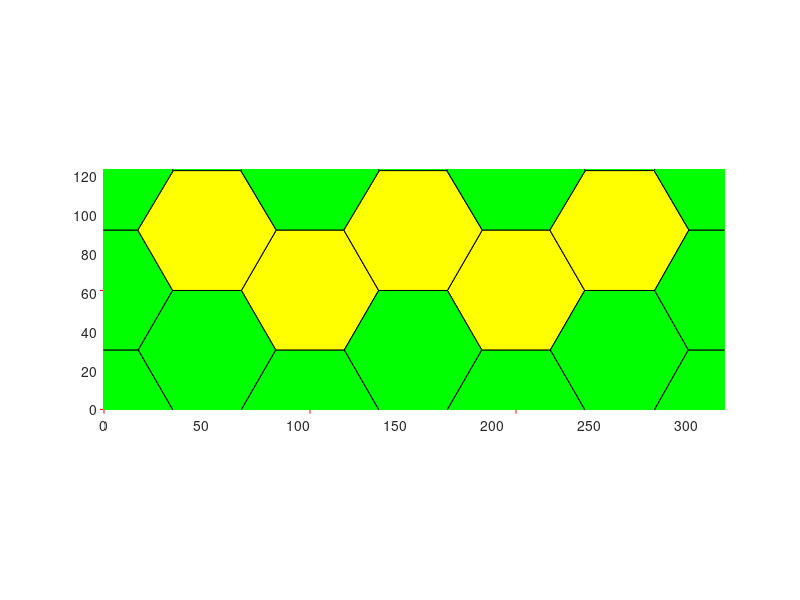

The MATLAB source for this figure:
%%%%%%%%%%%%%%%%%%%%%%%%%%%%%%%%%%%%%%%%%%%%%%%%%%%%%%%%%%%%%%%%%%%%%%%%%%%
% This script produces a txt file with the initial conditions needed to run the 
% vertex model cpp exicutable. The Global values are set by the user. The
% cell positions are a honeycomb tilling of the plane. The resulting txt file
% contians all the global parameter values and cell, edge, and vertex
% locatons and neighbors. 
%
% To use this file specify the name of the output txt file and the number
% of cells you would like in your tissue. You may wish to modify some
% global parameters to fit your needs. 
%%%%%%%%%%%%%%%%%%%%%%%%%%%%%%%%%%%%%%%%%%%%%%%%%%%%%%%%%%%%%%%%%%%%%%%%%%%
clear

%% Inputs needed
INITIALSTEPSIZE = 0.0001;    %Initial stepsize for the numberic integrator 
nomfichier=strcat('my_tissue_backtrack_fix_stifftest','.txt');  %the file name
n=3;                       %1/2 of the Cells per row
m=2;                       %Cells per collumn 
r=89542;                    %Seed for the random number generators

%% Global Parameters 
GAMMA =10;                  %Tension on an edge
l= sqrt(2) * 25;            %Average edge length    
t0 = 1;                     %Standard unit of time 
RLXLY = 1;                  %Ratio of LX to LY (used to make rectangular boxes) 
Ratio = 0.3;                %ratio of pressure to tension forces (standard value 0.3)
Ralpha=1000000000000000000000000000;                   %Ralpha=10 means the box evolves 10 times slower then the vertices
TOTALTIME =	80;             %How long to run the simulation 
CURRENTTIME = 0.0;          %The initial time
TIMEINTERVAL =	0.1;        %How often to output the current configuration of the tissue
%INITIALSTEPSIZE = 0.002;    %Initial stepsize for the numberic integrator 
error_tolerance_absolute_mechanical = 0.01;  %Error tolerence for use with the adaptive stepsize integrators 
LX=n*3*l +1;
LY=m*sqrt(3)*l+1; 
NCells=n*m*2;
A0 = 4033.1139     ;                    %LX*LY/NCells;                   %Cells want to have area A0 if box size can change
%Here, I'm making a strain test for the hexagonal lattice by calculating
%what the preferred area should be for the initial area of all the cells to
% the equilibrium area.
MINAREA = A0/100;                    %Minimum allowed cell area (smaller cells will be removed)
MINLENGTH =	l/40;                    %Minimum edge length (smaller edges will be merged to form a fourfold vertex
NEWEDGELENGTH =	l/20;                %Length of a new edge created in the T1 process
% K = Ratio * GAMMA / l^3 ;           %for pressure=K(A-A0)
K = Ratio * 10 * GAMMA / l;          %for pressure=K(1-A/A0)
Alpha_M = GAMMA*t0/l;                % Drag coefficent
TISSUE_ALPHA = 10000000000000000000000000000000 * Alpha_M;%10000000*Ralpha*Alpha_M;       % How fast the box size updates relative to the vertex motion
TISSUE_EXT_STRESS_Y = 0;             % External Stress on the tissue (positive values expancile) 
TISSUE_EXT_STRESS_X = 0;
P0 = 3.722 * sqrt(A0);
LAMBDA = K / 0.05; % mimics Manning Model 
VERBOSEON = 1; %boolean, tells code to output extra data for cells and edges when true
equilibriumtolerance = 0.000000000000000000001;

%% Create the Hexagonal tillining 
SEED = r;
rng(SEED); 
f2=figure();
offset=0;%0.01*l; 
Points1=zeros(NCells,2); 
k=1; 
strainx = 0 ;%.5;

%Grid One
for i=0:n-1
    for j=0:m-1
        Points1(k,:)=[(3*i*l +rand()*offset)*(1 +strainx) ,sqrt(3)*j*l+rand()*offset]; 
        k=k+1; 
    end
end
% Grid two

for i=0:n-1
    for j=0:m-1
        Points1(k,:)=[((3*i+3/2)*l +rand()*offset)* (1 + strainx) , (sqrt(3)*j+sqrt(3)/2)*l+rand()*offset]; 
        k=k+1; 
    end
end

LX = LX * (1 + strainx);
Pointsa=Points1+[LX *ones(NCells,1) LY*zeros(NCells,1)];
Pointsb=Points1-[LX*zeros(NCells,1) LY*ones(NCells,1)];
Pointsc=Points1-[LX*ones(NCells,1) LY*zeros(NCells,1)];
Pointsd=Points1+[LX*zeros(NCells,1) LY*ones(NCells,1)];
Pointse=Points1+[LX*ones(NCells,1) LY*ones(NCells,1)];
Pointsf=Points1+[LX*ones(NCells,1) -LY*ones(NCells,1)];
Pointsg=Points1+[-LX*ones(NCells,1) LY*ones(NCells,1)];
Pointsh=Points1+[-LX*ones(NCells,1) -LY*ones(NCells,1)];
Pointst=[Points1; Pointsa; Pointsb; Pointsc; Pointsd; Pointse; Pointsf; Pointsg; Pointsh];
[v,c]=voronoin(Pointst); 


%% Plot a Representation of the result
set(0,'CurrentFigure',f2);
plot(Points1(:,1),Points1(:,2),'r+');
for i = 1:length(c) 
    %ca are the cells that are in the interior only
    IN=(all(v(c{i},1)>0)&all(v(c{i},1)<LX)&all(v(c{i},2)>0)&all(v(c{i},2)<LY));
    %ca have cells that are at the border
    IN2=(any(v(c{i},1)>0)&any(v(c{i},1)<LX)&any(v(c{i},2)>0)&any(v(c{i},2)<LY))&(~IN);
    if (all(c{i}~=1)&&IN)  
    set(0,'CurrentFigure',f2)
    patch(v(c{i},1),v(c{i},2),'y'); % use color yellow.
    end
    % cells crossing the border
    if (all(c{i}~=1)&&(IN2))  
    set(0,'CurrentFigure',f2)
    patch(v(c{i},1),v(c{i},2),'g'); % use color green.
    end
end
set(0,'CurrentFigure',f2)
axis equal
xlim([0 LX]);
ylim([0 LY]);


for i = 1:length(c)
   INGLOBAL=any((v(c{i},1)>0)&v(c{i},1)<LX&v(c{i},2)>0&v(c{i},2)<LY);
   if INGLOBAL
       ListVertex=c{i};
       area=0;
       for k=1:length(c{i})
           kplus=mod(k,length(c{i}))+1;
           area=area+v(c{i}(k),1)*v(c{i}(kplus),2)-v(c{i}(kplus),1)*v(c{i}(k),2);
       end
       if(area<0) c{i}=fliplr(c{i}); end
   end
end

%% Export to a txt file
fid=fopen(nomfichier,'wt');
fprintf(fid, 'Voronoi Tesselation Data: \n');
fprintf(fid, 'NumbCells %d \t rng %d \n', NCells, r);
fprintf(fid, 'ratio pressure to tension\t%f\n', Ratio);
fprintf(fid, 'Global:\n');
fprintf(fid, 'LX\t%f\nLY\t%f\n', LX, LY);
fprintf(fid, 'A0\t%f\n', A0);
fprintf(fid, 'SEED\t%d\n', SEED);
fprintf(fid, 'TIMEINTERVAL\t%f\n', TIMEINTERVAL);
fprintf(fid, 'MINAREA\t%f\n', MINAREA);
fprintf(fid, 'MINLENGTH\t%f\n', MINLENGTH);
fprintf(fid, 'NEWEDGELENGTH\t%f\n', NEWEDGELENGTH);
fprintf(fid, 'K\t%f\n', K);
fprintf(fid, 'GAMMA\t%f\n', GAMMA);
fprintf(fid, 'LAMBDA\t%f\n', LAMBDA);
fprintf(fid, 'P0\t%f\n', P0);
fprintf(fid, 'TOTALTIME\t%f\n', TOTALTIME);
fprintf(fid, 'CURRENTTIME\t%f\n', CURRENTTIME);
fprintf(fid, 'VERBOSEON\t%d\n', VERBOSEON);
fprintf(fid, 'INITIALSTEPSIZE\t%f\n', INITIALSTEPSIZE);
fprintf(fid, 'error_tolerance_absolute_mechanical\t%f\n', error_tolerance_absolute_mechanical);
fprintf(fid, 'TISSUE_ALPHA\t%f\n', TISSUE_ALPHA);
fprintf(fid, 'ALPHAM\t%f\n', Alpha_M);
fprintf(fid, 'TISSUE_EXT_STRESS_X\t%f\n', TISSUE_EXT_STRESS_X);
fprintf(fid, 'TISSUE_EXT_STRESS_Y\t%f\n', TISSUE_EXT_STRESS_Y);
fprintf(fid, 'equilibriumtolerance\t%d\n', equilibriumtolerance);

fprintf(fid, 'endGlobal\n'); 
fprintf(fid, 'Vertices\n');
fprintf(fid, 'id\tx\ty\n');

NbVertex=0;
CentralVertices=zeros(length(v),2);
for i = 2:length(v)   % v(1) is always a point at infinity, so skip (NOTED ADDED BY DKL 7/5/10)
    % the vertices don't necessarily have to be in order because the code
    % will skip over vertices that are outside of the window of interest
    % (NOTE ADDED BY ABM 10/14/23
   if(v(i,1)>0&&v(i,1)<LX&&v(i,2)>0&&v(i,2)<LY)
       fprintf(fid,'%d',i); 
       fprintf(fid,'\t %2.4f',v(i,1));
       fprintf(fid,'\t %2.4f',v(i,2));
       fprintf(fid,'\n');
       NbVertex=NbVertex+1;
       CentralVertices(NbVertex,1)=v(i,1);
       CentralVertices(NbVertex,2)=v(i,2);
   end
end

CentralVertices=CentralVertices(1:NbVertex,1:2);
EqVertex=zeros(NbVertex,1);

for i = 2:length(v)
   vcorrige=zeros(1,2);
   vtest=v(i,:);

   if (vtest(1)>0&&vtest(1)<LX&&vtest(2)>0&&vtest(2)<LY) vcorrige=vtest;end
   vtest=v(i,:)-LX*[1 0];
   if (vtest(1)>0&&vtest(1)<LX&&vtest(2)>0&&vtest(2)<LY) vcorrige=vtest;  end
   vtest=v(i,:)-LY*[0 1];
   if (vtest(1)>0&&vtest(1)<LX&&vtest(2)>0&&vtest(2)<LY) vcorrige=vtest;  end
   vtest=v(i,:)+LX*[1 0];
   if (vtest(1)>0&&vtest(1)<LX&&vtest(2)>0&&vtest(2)<LY) vcorrige=vtest;  end
   vtest=v(i,:)+LY*[0 1];
   if (vtest(1)>0&&vtest(1)<LX&&vtest(2)>0&&vtest(2)<LY) vcorrige=vtest;  end
   vtest=v(i,:)-[LX LY];
   if (vtest(1)>0&&vtest(1)<LX&&vtest(2)>0&&vtest(2)<LY) vcorrige=vtest;  end
   vtest=v(i,:)-[LX -LY];
   if (vtest(1)>0&&vtest(1)<LX&&vtest(2)>0&&vtest(2)<LY) vcorrige=vtest;  end
   vtest=v(i,:)+[LX LY];
   if (vtest(1)>0&&vtest(1)<LX&&vtest(2)>0&&vtest(2)<LY) vcorrige=vtest;  end
   vtest=v(i,:)+[LX -LY];
   if (vtest(1)>0&&vtest(1)<LX&&vtest(2)>0&&vtest(2)<LY) vcorrige=vtest;  end
   column=find(all(abs((repmat(vcorrige,size(v,1),1))'-v')<0.000001));%strmatch(vcorrige, v);
   if(~isempty(column))
       EqVertex(i)=column;
   end

end
 
fprintf(fid, 'Edges\n');
fprintf(fid, 'id\tvertex1\tvertex2\txflag\tyflag\n');
NbEdgeMax=3*NbVertex;
Edges.Vertices=zeros(NbEdgeMax,2);
Edges.Crossx12=zeros(NbEdgeMax,1);
Edges.Crossx21=zeros(NbEdgeMax,1);
Edges.Crossy12=zeros(NbEdgeMax,1);
Edges.Crossy21=zeros(NbEdgeMax,1);

EdgeIncrement=0; %the number of the edge so you get 1,2,3,4 as edge lables
for i = 1:length(c) %For each vertex
   INGLOBAL=any( (v(c{i},1)>0) & v(c{i},1)<LX & v(c{i},2)>0 & v(c{i},2)<LY);
   if INGLOBAL %If it is in the reigon of intrest
       ListVertex=c{i}; %list of edges in each cell in the reigon 
       for j=1:length(ListVertex) %for each edge in the cell
           testdejainscrit=0;                                                                                                                                                                                                                                                                                                                                                                                                                                                                                                                                                                                                                                                                                                                                                                                                                                                                                                                                                                                                                                                                                                                                                                                                                                                                                                                                                                                                                                                                                                                                                                                                                                                                                                                                                                                                                                                                                                                                                                                                                                                                                                                                                                                                                                                                                                                                                                                                                                                                                                                                                       
           % if we look at the current edge is in the list
           for k=1:EdgeIncrement
               if ((EqVertex((ListVertex(j)))==Edges.Vertices(k,1)...
                       &&EqVertex(ListVertex(mod(j,length(ListVertex))+1))==Edges.Vertices(k,2))...%the modulus is to be on that loop
                       ||...
                       (EqVertex(ListVertex(j))==Edges.Vertices(k,2)...
                       &&EqVertex(ListVertex(mod(j,length(ListVertex))+1))==Edges.Vertices(k,1)))
                   testdejainscrit=1;
               else
               end
           end
           % if it is not there we added at the end
           if(~testdejainscrit)
               EdgeIncrement=EdgeIncrement+1;
               Edges.Vertices(EdgeIncrement,1)=EqVertex(ListVertex(j)); %the first vertex
               Edges.Vertices(EdgeIncrement,2)=EqVertex(ListVertex(mod(j,length(ListVertex))+1)); %the second vertex
               Vertex1encours=ListVertex(j);
               Vertex1encourseq=EqVertex(ListVertex(j));
               Vertex2encours=ListVertex(mod(j,length(ListVertex))+1);
               Vertex2encourseq=EqVertex(ListVertex(mod(j,length(ListVertex))+1));
               % and is written in the file
               fprintf(fid,'%d',EdgeIncrement);
               fprintf(fid,'\t %d', Edges.Vertices(EdgeIncrement,1));
               fprintf(fid,'\t %d', Edges.Vertices(EdgeIncrement,2));
               % must be a test to see if the one-vertex through a
               % rating (a vertex in, one out) 2-if there are two vertices
               % out but through the side anyway (happens on the corner)
               VertexCross21=(EqVertex(ListVertex(j))~=ListVertex(j))&&(EqVertex(ListVertex(mod(j,length(ListVertex))+1))==ListVertex(mod(j,length(ListVertex))+1));
               VertexCross12=(EqVertex(ListVertex(j))==ListVertex(j))&&(EqVertex(ListVertex(mod(j,length(ListVertex))+1))~=ListVertex(mod(j,length(ListVertex))+1));
               % cas 1

               %  x12=x21=y12=y21=0;

               %Periodic boundary condition testing
               if((EqVertex(ListVertex(j))~=ListVertex(j))&&(EqVertex(ListVertex(mod(j,length(ListVertex))+1))==ListVertex(mod(j,length(ListVertex))+1)))
                   if(v(ListVertex(j),1)<0) Edges.Crossx12(EdgeIncrement)=1;%fprintf(fid,' xCrossBoundary12');
                       %    x12=1;
                   end
                   if(v(ListVertex(j),1)>LX) Edges.Crossx21(EdgeIncrement)=1;%fprintf(fid,' xCrossBoundary21');
                       %   x21=1;
                   end
                   if(v(ListVertex(j),2)<0) Edges.Crossy12(EdgeIncrement)=1;%fprintf(fid,' yCrossBoundary12');
                       %   y12=1;
                   end
                   if(v(ListVertex(j),2)>LY) Edges.Crossy21(EdgeIncrement)=1;%fprintf(fid,' yCrossBoundary21');
                       %    y21=1;
                   end
               end
               if((EqVertex(ListVertex(j))==ListVertex(j))&&(EqVertex(ListVertex(mod(j,length(ListVertex))+1))~=ListVertex(mod(j,length(ListVertex))+1)))
                   if(v(ListVertex(mod(j,length(ListVertex))+1),1)<0) 
                       Edges.Crossx21(EdgeIncrement)=1;
                   end
                   if(v(ListVertex(mod(j,length(ListVertex))+1),1)>LX) 
                       Edges.Crossx12(EdgeIncrement)=1;
                   end
                   if(v(ListVertex(mod(j,length(ListVertex))+1),2)<0) 
                       Edges.Crossy21(EdgeIncrement)=1;
                   end
                   if(v(ListVertex(mod(j,length(ListVertex))+1),2)>LY) 
                       Edges.Crossy12(EdgeIncrement)=1;
                   end
               end
               %cas 2
               if((EqVertex(ListVertex(j))~=ListVertex(j))&&(EqVertex(ListVertex(mod(j,length(ListVertex))+1))~=ListVertex(mod(j,length(ListVertex))+1)))
                   % if the vertex is in the range which is not
                   % moving in the same direction, is that both
                   % ends of the edge are not contained in the same
                   % in the time interval.
                   v1=v(ListVertex(j),:);
                   v2=v(ListVertex(mod(j,length(ListVertex))+1),:);
                   eqv1=v(EqVertex(ListVertex(j)),:);
                   eqv2=v(EqVertex(ListVertex(mod(j,length(ListVertex))+1)),:);
                   %Periodic boundary condition chehck again
                   if(v2(1)>v1(1))&&(eqv2(1)<eqv1(1)) 
                       Edges.Crossx12(EdgeIncrement)=1;
                   end
                   if(v2(1)<v1(1))&&(eqv2(1)>eqv1(1)) 
                       Edges.Crossx21(EdgeIncrement)=1;
                   end
                   if (v2(2)>v1(2))&&(eqv2(2)<eqv1(2))
                       Edges.Crossy12(EdgeIncrement)=1;
                   end
                   if (v2(2)<v1(2))&&(eqv2(2)>eqv1(2)) 
                       Edges.Crossy21(EdgeIncrement)=1;
                   end
               end
              
               %New output added by MS 4/17/2014
               if ( (Edges.Crossx12(EdgeIncrement)==1) || (Edges.Crossx21(EdgeIncrement)==1) )
                   newxflag=1;
               end
               if ( (Edges.Crossx12(EdgeIncrement)==0) && (Edges.Crossx21(EdgeIncrement)==0) )
                   newxflag=0;
               end
               if ( (Edges.Crossy12(EdgeIncrement)==1) || (Edges.Crossy21(EdgeIncrement)==1) )
                   newyflag=1;
               end
               if ( (Edges.Crossy12(EdgeIncrement)==0) && (Edges.Crossy21(EdgeIncrement)==0) )
                   newyflag=0;
               end
               
               fprintf(fid,'\t %d \t %d \n', newxflag, newyflag);

           end
       end

   end
end

cinside=cell(length(c),1);
CellIncrement=0;
for i=1:length(c)
   INGLOBAL=any((v(c{i},1)>0)&v(c{i},1)<LX&v(c{i},2)>0&v(c{i},2)<LY);
   if INGLOBAL
       CellIncrement=CellIncrement+1;
       cinside{CellIncrement}=EqVertex(c{i});

   end
end
NbCellsInside=CellIncrement;
cinside=cinside(1:NbCellsInside);
cinside2=cell(NbCellsInside,1);
CellIncrement=0;
for i=1:NbCellsInside
   dejavu=false;
   for j=1:i-1
       if ((length(cinside{i})==length(cinside{j}))&&all(sort(cinside{i})==sort(cinside{j}))) dejavu=true; end
   end
   if (~dejavu) CellIncrement=CellIncrement+1;cinside2{CellIncrement}=cinside{i}; end
end
cinside2=cinside2(1:CellIncrement);
fprintf(fid, 'Cells\n');
fprintf(fid, 'id\tA0\tEdgeNumb\tEdgeList\n');
for i=1:length(cinside2)
   ListVertex=c{i};
   fprintf(fid,'%d\t%f\t%d\t',i, A0, length(ListVertex));
   for j=1:length(ListVertex)
       NumeroEdge=0;
       % if we look at the current edge is in the list
       for k=1:EdgeIncrement
           if (EqVertex((ListVertex(j)))==Edges.Vertices(k,1)...
                   &&EqVertex(ListVertex(mod(j,length(ListVertex))+1))==Edges.Vertices(k,2))
               NumeroEdge=k;
           end % modulo is to be on that loop
           if(EqVertex(ListVertex(j))==Edges.Vertices(k,2)...
                   &&EqVertex(ListVertex(mod(j,length(ListVertex))+1))==Edges.Vertices(k,1))
               NumeroEdge=k; %MS change to always be positive
           end
       end
       % and is written in the file
       fprintf(fid,'%d,',NumeroEdge);
   end
   fprintf(fid, '\n');
end
fprintf(fid, 'End\n');
fclose(fid);
